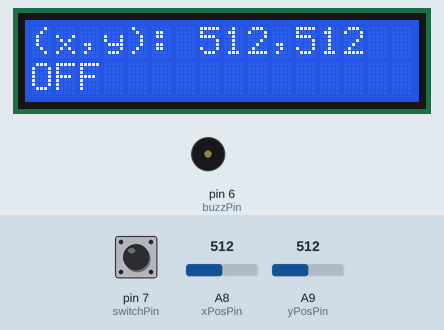
The sketch below on a simulated Arduino Mega 2560, built with avr-gcc and run on an emulated ATmega2560. Parts: 16×2 character LCD, buzzer (waves = sounding, pin HIGH). Inputs (shaded band) come from the test bench; at power-on: pin 7 (switchPin) HIGH, A8 (xPosPin) = 512, A9 (yPosPin) = 512. What the sketch prints to the serial monitor is not drawn.

Above: at 1.2 s.
1.3 s: pin 7 (switchPin) pulled LOW for 0.3 s
At 1.7 s:
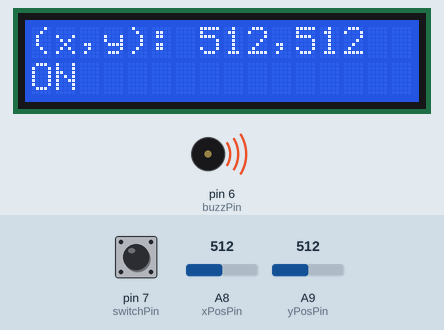
4.3 s: A8 (xPosPin) set to 716
At 4.8 s:
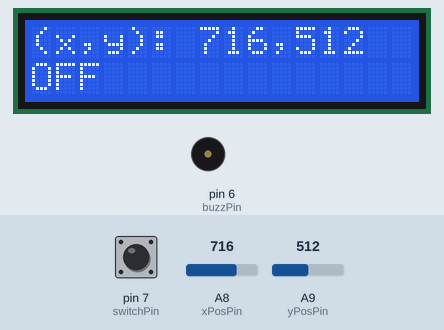
5.9 s: A9 (yPosPin) set to 716
At 6.3 s:
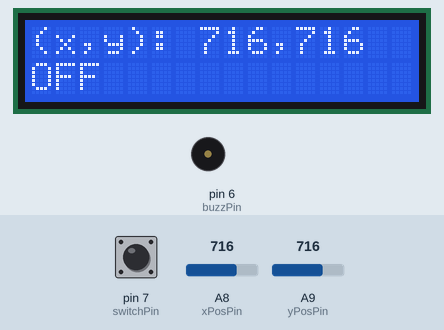
7.4 s: A8 (xPosPin) set to 1023
At 7.8 s:
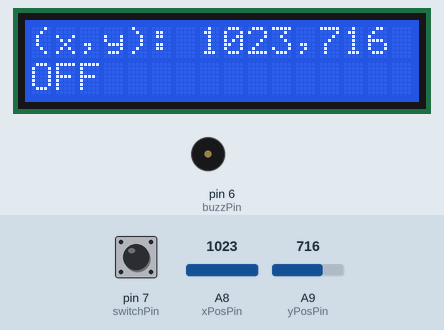
8.9 s: pin 7 (switchPin) pulled LOW for 1 s
At 9.3 s:
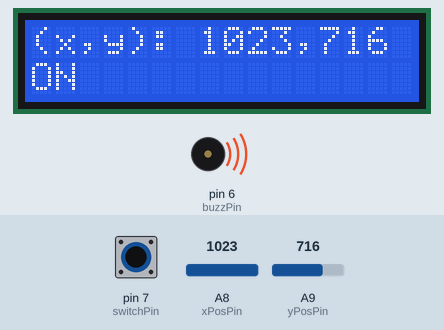
11.4 s: A9 (yPosPin) set to 900
At 11.9 s:
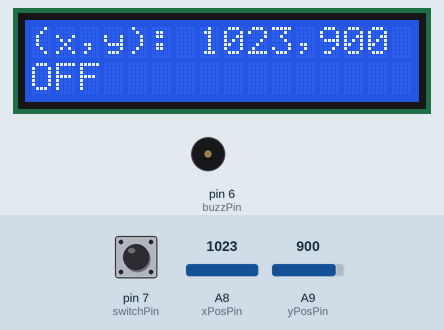
Timing chart, 0 to 14.0 s (numbered marks = the images above; inputs shaded):
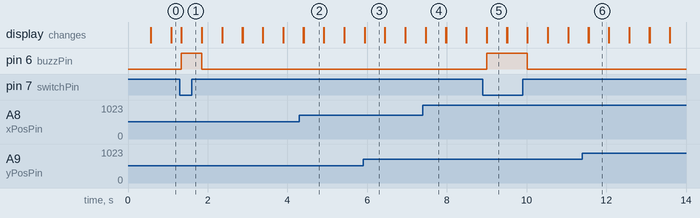

The sketch:

joystick_position_display.ino
```cpp
// Siddharth Sivakumar
// July 22, 2026
// Arduino MEGA
// The purpose of this program

#include <LiquidCrystal.h>
int rs = 12, en = 11, d4 = 5, d5 = 4, d6 = 3, d7 = 2;
LiquidCrystal lcd(rs, en, d4, d5, d6, d7);

int switchPin = 7;
int xPosPin = A8;
int yPosPin = A9;
int buzzPin = 6;

String outputString;
int xPos;
int yPos;
int switchButton;
int delayTime = 250;

void setup() {
  pinMode(switchPin, INPUT);
  pinMode(xPosPin, INPUT);
  pinMode(yPosPin, INPUT);
  pinMode(buzzPin, OUTPUT);
  Serial.begin(9600);
  digitalWrite(switchPin, HIGH);
  lcd.begin(16, 2);
}

void loop() {
  xPos = analogRead(xPosPin);
  yPos = analogRead(yPosPin);
  switchButton = digitalRead(switchPin);

  outputString = "(x,y): "+ String(xPos) + "," + String(yPos);
  Serial.println(outputString);
  lcd.print(outputString);
  lcd.setCursor(0, 1);
  if (switchButton == 0) {
    lcd.print("ON");
    digitalWrite(buzzPin, HIGH);
  } else {
    lcd.print("OFF");
    digitalWrite(buzzPin, LOW);
  }
  delay(delayTime);
  lcd.clear();
}
```

Measured:
- after the input at 1.3 s, pin 6 (buzzPin): LOW → HIGH at once, → LOW 0.51 s later; the display: changes at once (image 1)
- after the input at 4.3 s, the display: first differs from a run without the input after 0.11 s (image 2)
- after the input at 5.9 s, the display: first differs from a run without the input at once (image 3)
- after the input at 7.4 s, the display: first differs from a run without the input after 0.07 s (image 4)
- after the input at 8.9 s, pin 6 (buzzPin): LOW → HIGH after 0.10 s, → LOW 1.0 s later; the display: first differs from a run without the input after 0.10 s (image 5)
- after the input at 11.4 s, the display: first differs from a run without the input after 0.15 s (image 6)
- what the display in image 2 shows lasts 0.5 s, from 4.4 s to 4.9 s
